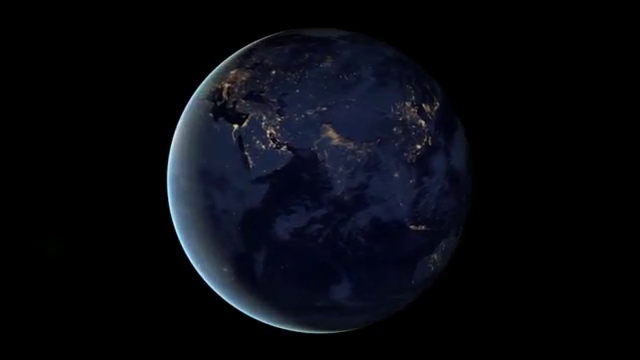
#> input picture frame 90 of Video1.avi, 640 x 360 px, given in place of Puppet.avi, which was not available
$ python week11.py
#> lines starting #> are read from the running program, lines starting #| are printed output that depends on the picture; pictures that were not available may be replaced by others from this repository, and a replacement may not be noted
import cv2
import numpy as np

#Frame differencing
cap = cv2.VideoCapture('Puppet.avi')
ret, prev_frame = cap.read()
#> prev_frame is the input picture: shape (360, 640, 3); mean B, G, R 15.3, 9.4, 7.8

while cap.isOpened() :
    ret, frame = cap.read()
    if not ret:
        break

    diff = cv2.absdiff(prev_frame, frame)
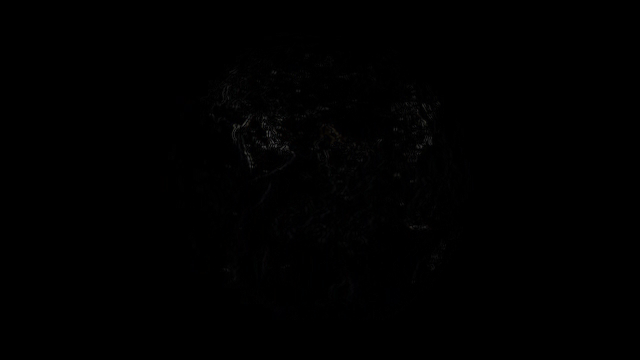
#> diff: shape (360, 640, 3); mean B, G, R 0.5, 0.5, 0.5
    cv2.imshow ('Frame difference', diff)
    prev_frame = frame.copy()
    if cv2.waitKey (30) & 0xFF == ord('q'):
#> (key q is pressed here)
        break
cap.release()
cv2.destroyAllWindows()

#Object tracking
import time

def preprocess_frame ( frame ):
    # Convert to grayscale and apply Gaussian blur
    gray = cv2 . cvtColor ( frame , cv2.COLOR_BGR2GRAY )
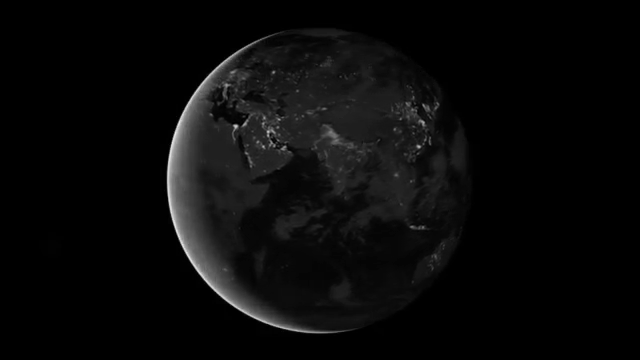
#> gray: shape (360, 640); min 0, max 234, mean 9.6
    blurred = cv2 . GaussianBlur ( gray , (21 , 21) , 0)
    return blurred

# Initialize video capture
cap = cv2 . VideoCapture ('Puppet.avi')

# Check if video opened successfully
if not cap . isOpened ():
    print (" Error opening video stream or file ")
    exit ()

# Get the FPS of the video
fps = cap . get ( cv2 . CAP_PROP_FPS )

# Read the first frame
ret , first_frame = cap . read ()
if not ret :
    print (" Failed to read the video ")
    cap . release ()
    exit ()

prev_frame = preprocess_frame ( first_frame )

while True :
    ret , frame = cap . read ()
    if not ret :
        break

    current_frame = preprocess_frame ( frame )

    # Compute the difference between the current frame and the previous frame
    frame_diff = cv2 . absdiff ( prev_frame , current_frame )
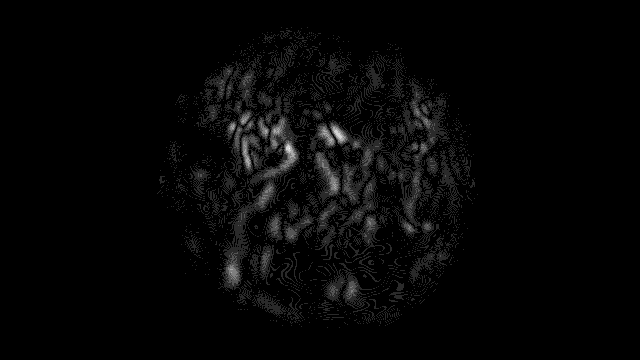
#> frame_diff: shape (360, 640); min 0, max 6, mean 0.139; drawn with min black and max white

    # Apply thresholding to get a binary image
    thresh = cv2 . threshold ( frame_diff , 10 , 255 , cv2 . THRESH_BINARY )[1]
#> thresh: shape (360, 640); every value is 0

    # Apply morphological operations to remove noise and fill in holes
    # insert your code here
    # Find contours on the thresholded image
    contours , _ = cv2 . findContours ( thresh . copy () , cv2 . RETR_EXTERNAL, cv2 . CHAIN_APPROX_SIMPLE )
#> contours = []
    for contour in contours :
        if cv2 . contourArea ( contour ) < 500: # Minimum area threshold
            continue
        (x , y , w , h) = cv2 . boundingRect ( contour )
        cv2 . rectangle ( frame , (x , y ) , (x + w , y + h) , (0 , 255 , 0) , 2)
#> this loop made 0 passes

    # Display the resulting frame
    cv2 . imshow ("Frame", frame )
    # cv2 . imshow (" Threshold ", thresh )
    key = cv2 . waitKey (int (1000/ fps ) ) & 0xFF
#> (key q is pressed here)
    if key == ord ('q'):
        break
    prev_frame = current_frame
cap . release ()
cv2.destroyAllWindows()


#FACE TRACKING
# Load the pre - trained Haar Cascade model for face detection
face_cascade = cv2 . CascadeClassifier ( cv2.data.haarcascades + 'haarcascade_frontalface_default.xml')

# Initialize video capture
cap = cv2 . VideoCapture (0) # Use 0 for webcam . Replace with ’path_to_video . mp4 ’ for a video file

while True :
    ret , frame = cap . read ()
    if not ret :
        break

    # Convert to grayscale for face detection
    gray = cv2 . cvtColor ( frame , cv2 . COLOR_BGR2GRAY )

    # Detect faces
    faces = face_cascade . detectMultiScale ( gray , 1.1 , 4)
#> faces = ()

    # Draw rectangles around the faces
    for (x , y , w , h) in faces :
        cv2 . rectangle ( frame , (x , y ) , (x+w , y+ h) , (255 , 0 , 0) , 2)

    # Display the output
    cv2 . imshow ('Face Tracking', frame )
    if cv2 . waitKey (1) & 0xFF == ord('q'):
#> (key q is pressed here)
        break
cap . release ()
cv2 . destroyAllWindows ()

$ run again, starting later in the video
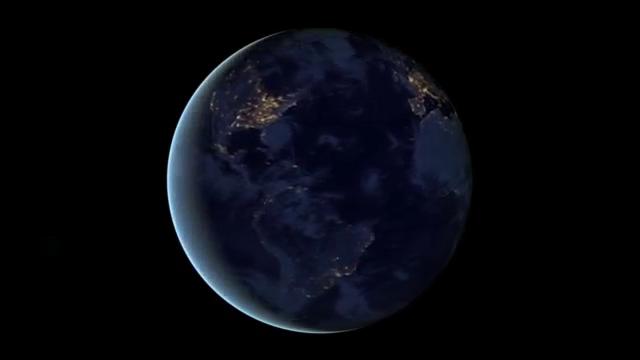
#> input picture frame 405 of Video1.avi, 640 x 360 px, given in place of Puppet.avi, which was not available
#> prev_frame is the input picture: shape (360, 640, 3); mean B, G, R 14.3, 8.4, 6.9
#> in preprocess_frame, `gray = cv2 . cvtColor ( frame , cv2.COLOR_BGR2GRAY )`:
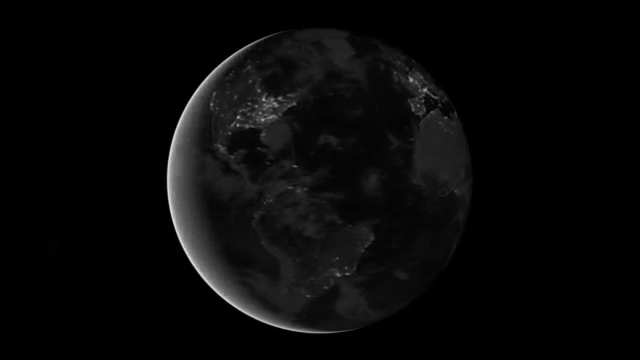
#> gray: shape (360, 640); min 0, max 227, mean 8.6
#> `frame_diff = cv2 . absdiff ( prev_frame , current_frame )`:
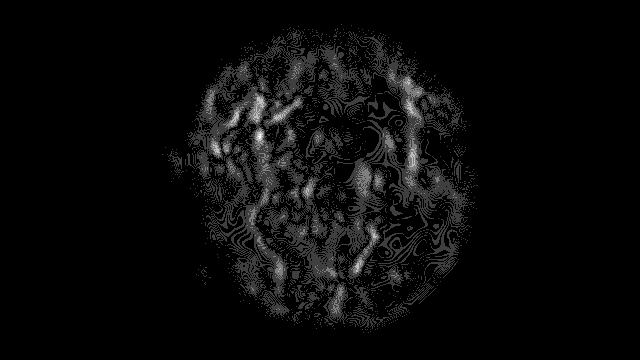
#> frame_diff: shape (360, 640); min 0, max 4, mean 0.154; drawn with min black and max white
#> thresh: shape (360, 640); every value is 0
#> contours = []
#> faces = ()

$ run again, starting later in the video
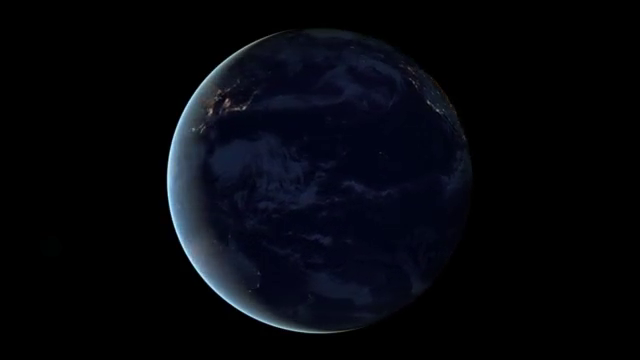
#> input picture frame 720 of Video1.avi, 640 x 360 px, given in place of Puppet.avi, which was not available
#> prev_frame is the input picture: shape (360, 640, 3); mean B, G, R 12.2, 6.7, 5.2
#> in preprocess_frame, `gray = cv2 . cvtColor ( frame , cv2.COLOR_BGR2GRAY )`:
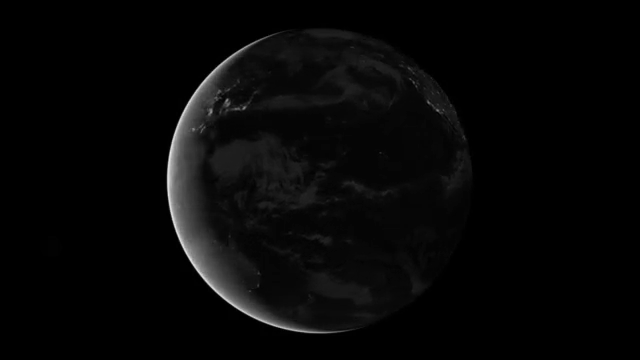
#> gray: shape (360, 640); min 0, max 230, mean 6.9
#> `frame_diff = cv2 . absdiff ( prev_frame , current_frame )`:
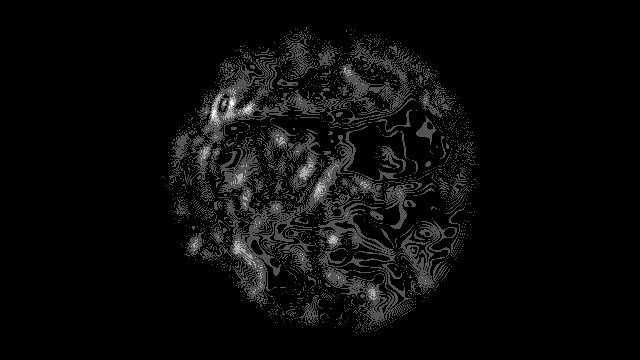
#> frame_diff: shape (360, 640); min 0, max 3, mean 0.12; drawn with min black and max white
#> thresh: shape (360, 640); every value is 0
#> contours = []
#> faces = ()
